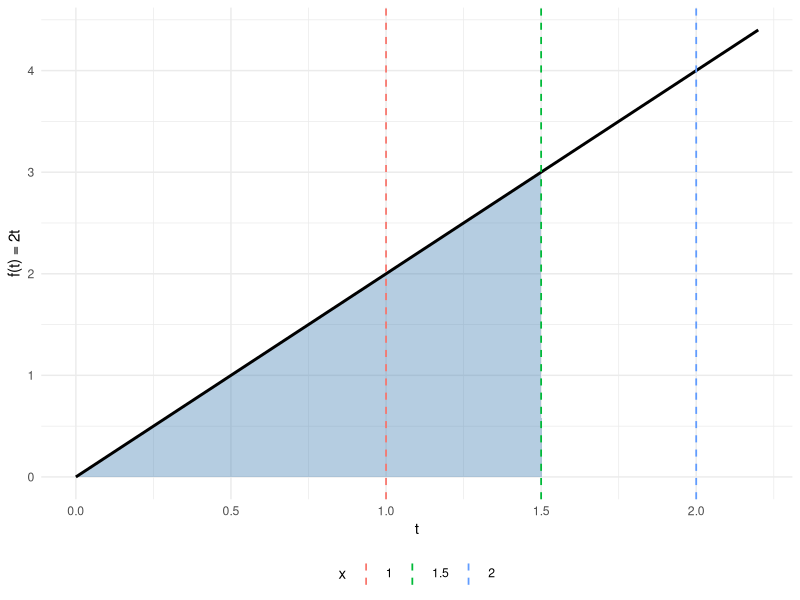
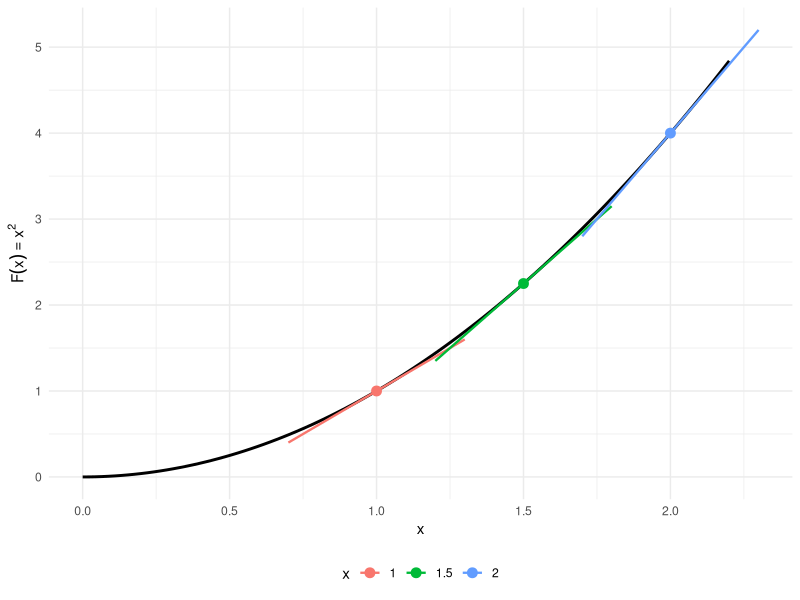

The R source for these figures, in order:
## ---- chunk 1
#| label: ftc-part1-setup
#| include: false
x_marks <- c(1, 1.5, 2)
x_focus <- 1.5
## ---- chunk 2
#| label: ftc-part1-left-code
#| code-fold: true
ggplot2::ggplot() +
  ggplot2::geom_area(
    data = data.frame(t = seq(0, x_focus, length.out = 200)),
    ggplot2::aes(x = t, y = 2 * t),
    fill = "steelblue", alpha = 0.4
  ) +
  ggplot2::geom_function(fun = \(t) 2 * t, xlim = c(0, 2.2), linewidth = 1) +
  ggplot2::geom_vline(
    data = data.frame(x = x_marks),
    ggplot2::aes(xintercept = x, color = factor(x)),
    linetype = "dashed", linewidth = 0.6
  ) +
  ggplot2::labs(x = "t", y = "f(t) = 2t", color = "x") +
  ggplot2::theme_minimal() +
  ggplot2::theme(legend.position = "bottom")
## ---- chunk 3
#| label: ftc-part1-right-code
#| code-fold: true
slope_df <- data.frame(
  x = x_marks,
  Fx = x_marks^2,
  slope = 2 * x_marks
)

ggplot2::ggplot() +
  ggplot2::geom_function(fun = \(x) x^2, xlim = c(0, 2.2), linewidth = 1) +
  ggplot2::geom_point(
    data = slope_df,
    ggplot2::aes(x = x, y = Fx, color = factor(x)),
    size = 3
  ) +
  ggplot2::geom_segment(
    data = slope_df,
    ggplot2::aes(
      x = x - 0.3, xend = x + 0.3,
      y = Fx - 0.3 * slope, yend = Fx + 0.3 * slope,
      color = factor(x)
    ),
    linewidth = 0.8
  ) +
  ggplot2::labs(x = "x", y = expression(F(x) == x^2), color = "x") +
  ggplot2::theme_minimal() +
  ggplot2::theme(legend.position = "bottom")
